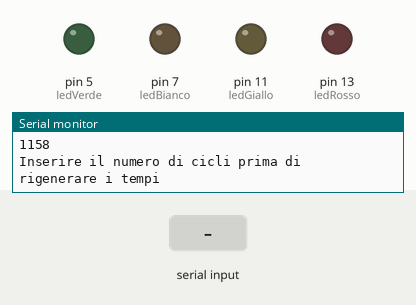
Simulated run of this sketch. Board: Arduino Uno, built with avr-gcc and run on an emulated ATmega328P. Parts: output pins drawn as LEDs (lit = HIGH), the last lines printed to the serial monitor. The test bench sets the inputs (shaded band). Random numbers use the default seed unless the sketch sets one.

Above: at 1.2 s.
1.3 s: "90,45\n" received over Serial
At 3.3 s:
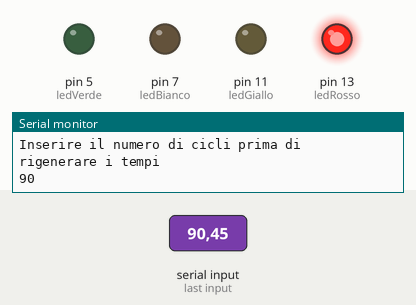
At 4.6 s:
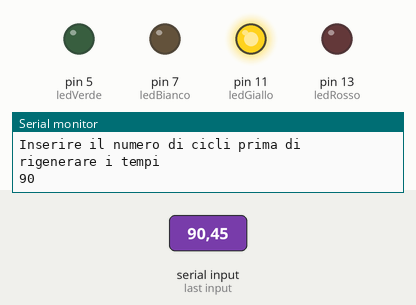
Timing chart, 0 to 13.3 s (numbered marks = the images above; inputs shaded):
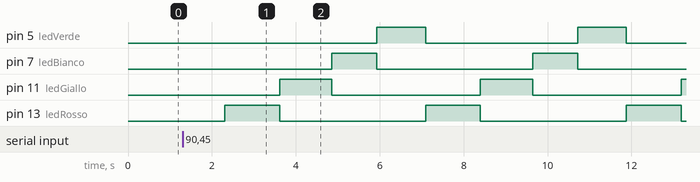

Measured:
- after the input at 1.3 s, pin 5 (ledVerde): alternates HIGH for 1.2 s and LOW for 3.6 s, starting after 4.6 s; pin 7 (ledBianco): alternates HIGH for 1.1 s and LOW for 3.7 s, starting after 3.6 s

The sketch:

Verifica16Febbraio.ino
```cpp
int ledRosso = 13;
int ledGiallo = 11;
int ledBianco = 7;
int ledVerde = 5;
int tempoRosso;
int tempoGiallo;
int tempoBianco;
int tempoVerde;
int contatore;
void setup() {
  // put your setup code here, to run once:
  pinMode(ledRosso, OUTPUT);
  pinMode(ledGiallo, OUTPUT);
  pinMode(ledBianco, OUTPUT);
  pinMode(ledVerde, OUTPUT);
  Serial.begin(9600);
}

void loop() {
  // put your main code here, to run repeatedly:
  Serial.println("Delay del rosso");
  tempoRosso = random(1000, 1500);
  Serial.println(tempoRosso);
  Serial.println("Delay del giallo");
  tempoGiallo = random(1000, 1500);
  Serial.println(tempoGiallo);
  Serial.println("Delay del biano");
  tempoBianco = random(1000, 1500);
  Serial.println(tempoBianco);
  Serial.println("Delay del verde");
  tempoVerde = random(1000, 1500);
  Serial.println(tempoVerde);
  Serial.println("Inserire il numero di cicli prima di rigenerare i tempi");
  while (Serial.available() == 0) {}
  contatore = Serial.readString().toInt();
  Serial.println(contatore);
  for (int i = 0; i < contatore; i++)
  {
    LedRosso();
    LedGiallo();
    LedBianco();
    LedVerde();
  }
  Serial.println("-------------------------");
}

void LedRosso()
{
  digitalWrite(ledRosso, HIGH);
  delay(tempoRosso);
  digitalWrite(ledRosso, LOW);
}

void LedGiallo()
{
  digitalWrite(ledGiallo, HIGH);
  delay(tempoGiallo);
  digitalWrite(ledGiallo, LOW);
}

void LedBianco()
{
  digitalWrite(ledBianco, HIGH);
  delay(tempoBianco);
  digitalWrite(ledBianco, LOW);
}

void LedVerde()
{
  digitalWrite(ledVerde, HIGH);
  delay(tempoVerde);
  digitalWrite(ledVerde, LOW);
}
```
